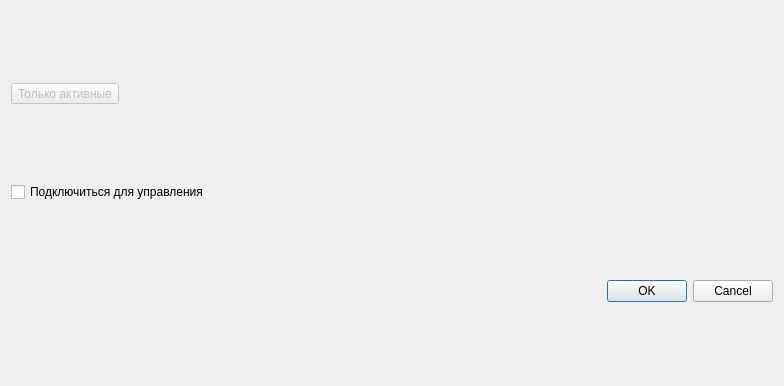
<?xml version="1.0" encoding="UTF-8"?>
<ui version="4.0">
 <class>DialogRemoteUsers</class>
 <widget class="QDialog" name="DialogRemoteUsers">
  <property name="geometry">
   <rect>
    <x>0</x>
    <y>0</y>
    <width>784</width>
    <height>386</height>
   </rect>
  </property>
  <property name="windowTitle">
   <string>Сеансы текущего сервера</string>
  </property>
  <layout class="QGridLayout" name="gridLayout">
   <item row="0" column="0">
    <layout class="QVBoxLayout" name="verticalLayout">
     <item>
      <layout class="QHBoxLayout" name="horizontalLayout">
       <item>
        <widget class="QToolButton" name="btnSetOnlineOnly">
         <property name="enabled">
          <bool>false</bool>
         </property>
         <property name="text">
          <string>Только активные</string>
         </property>
         <property name="checkable">
          <bool>true</bool>
         </property>
        </widget>
       </item>
       <item>
        <spacer name="horizontalSpacer">
         <property name="orientation">
          <enum>Qt::Horizontal</enum>
         </property>
         <property name="sizeHint" stdset="0">
          <size>
           <width>40</width>
           <height>20</height>
          </size>
         </property>
        </spacer>
       </item>
      </layout>
     </item>
    </layout>
   </item>
   <item row="3" column="0">
    <widget class="QDialogButtonBox" name="buttonBox">
     <property name="orientation">
      <enum>Qt::Horizontal</enum>
     </property>
     <property name="standardButtons">
      <set>QDialogButtonBox::Cancel|QDialogButtonBox::Ok</set>
     </property>
    </widget>
   </item>
   <item row="2" column="0">
    <widget class="QCheckBox" name="chkMnanager">
     <property name="text">
      <string>Подключиться для управления</string>
     </property>
    </widget>
   </item>
  </layout>
 </widget>
 <resources/>
 <connections>
  <connection>
   <sender>buttonBox</sender>
   <signal>accepted()</signal>
   <receiver>DialogRemoteUsers</receiver>
   <slot>accept()</slot>
   <hints>
    <hint type="sourcelabel">
     <x>248</x>
     <y>254</y>
    </hint>
    <hint type="destinationlabel">
     <x>157</x>
     <y>274</y>
    </hint>
   </hints>
  </connection>
  <connection>
   <sender>buttonBox</sender>
   <signal>rejected()</signal>
   <receiver>DialogRemoteUsers</receiver>
   <slot>reject()</slot>
   <hints>
    <hint type="sourcelabel">
     <x>316</x>
     <y>260</y>
    </hint>
    <hint type="destinationlabel">
     <x>286</x>
     <y>274</y>
    </hint>
   </hints>
  </connection>
 </connections>
</ui>
